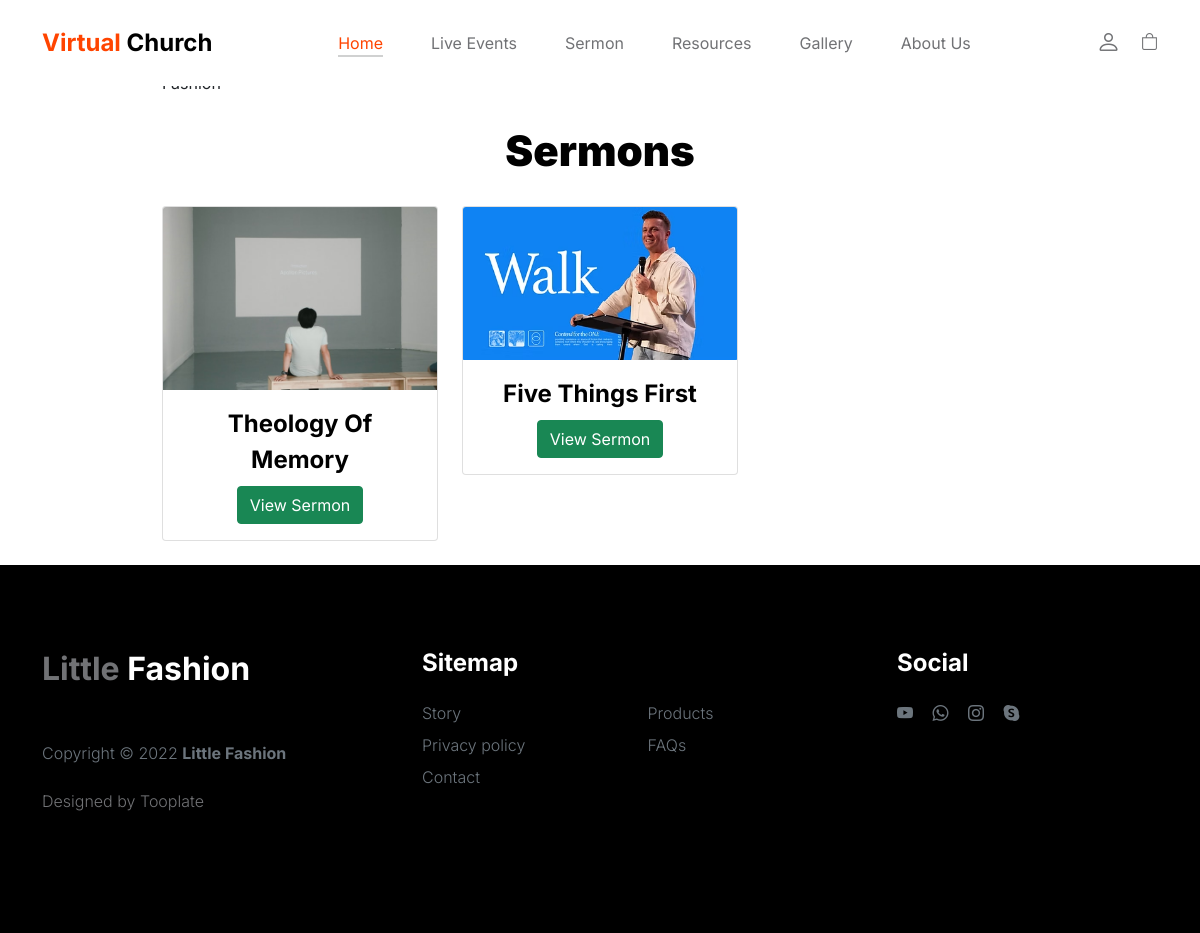
The app's page /sermons/ with its own data.
### home/models.py (models this page shows, shortened)
class Sermon(models.Model):
    title = models.CharField(max_length=255)
    description = models.TextField()
    video_url = models.URLField(help_text="YouTube or Azure Video URL")
    scripture = models.TextField()
    scripture_link = models.URLField(blank=True, null=True, help_text="Link to Bible Gateway search")
    notes = models.TextField()
    questions = models.TextField()
    image = models.ImageField(upload_to='sermon_images/', blank=True, null=True)

### home/views.py (the view)
# urls.py: path('sermons/', views.sermon_list, name='sermon_list'),  # List view
def sermon_list(request):
    sermons = Sermon.objects.all()  # Fetch all sermons
    return render(request, 'sermon_list.html', {'sermons': sermons})

### home/templates/sermon_list.html (shortened to what this page needs)
{% extends "base.html" %}
{% block content %}
<div class="col-lg-9 mx-auto col-11">
    <h2 class="text-center"><br>  </h2>
<div class="container"> Fashion</h2>
    <h2 class="text-center my-4">Sermons</h2>
    <div class="row">
        {% for sermon in sermons %}
        <div class="col-md-4">
            <div class="card mb-4">
                {% if sermon.image %}
                <img src="{{ sermon.image.url }}" class="card-img-top" alt="{{ sermon.title }}">
                {% endif %}
                <div class="card-body text-center">
                    <h5 class="card-title">{{ sermon.title }}</h5>
                    <a href="{% url 'sermon_detail' sermon.pk %}" class="btn btn-success">View Sermon</a>
                </div>
            </div>
        </div>
        {% empty %}
        <p>No sermons available.</p>
        {% endfor %}
    </div>
</div>
{% endblock %}

### static/css/tooplate-little-fashion.css (style rules this page uses)
:root { --white-color: #FFFFFF; --primary-color: #FF4400; --section-bg-color: #f0f8ff; --dark-color: #000000; --grey-color: #d0d1d1; --p-color: #717275; --body-font-family: 'Inter', sans-serif; --h5-font-size: 24px; --p-font-size: 20px; --copyright-text-font-size: 16px; --product-link-font-size: 14px; --custom-link-font-size: 12px; --font-weight-thin: 100; --font-weight-light: 300; --font-weight-normal: 400; --font-weight-bold: 700; --font-weight-black: 900; }
body, html { height: 100%; }
html { scroll-behavior: smooth; }
body { background: var(--white-color); font-family: var(--body-font-family); position: relative; }
h2, h3, h4, h5, h6 { color: var(--dark-color); line-height: inherit; }
h1, h2, h3, h4, h5, h6 { font-weight: var(--font-weight-bold); }
h1, h2 { font-weight: var(--font-weight-black); }
h2 { font-size: 42px; }
h5 { font-size: 24px; }
a, button { touch-action: manipulation; transition: all 0.3s; }
a { color: var(--p-color); text-decoration: none; }

### records on screen
Sermon: image (picture), title "Theology Of Memory"
Sermon: image (picture), title "Five Things First"
